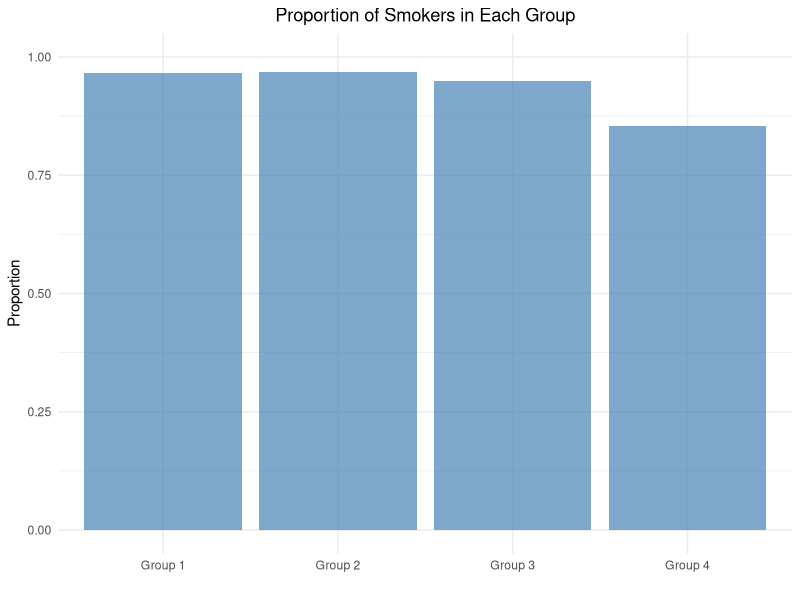
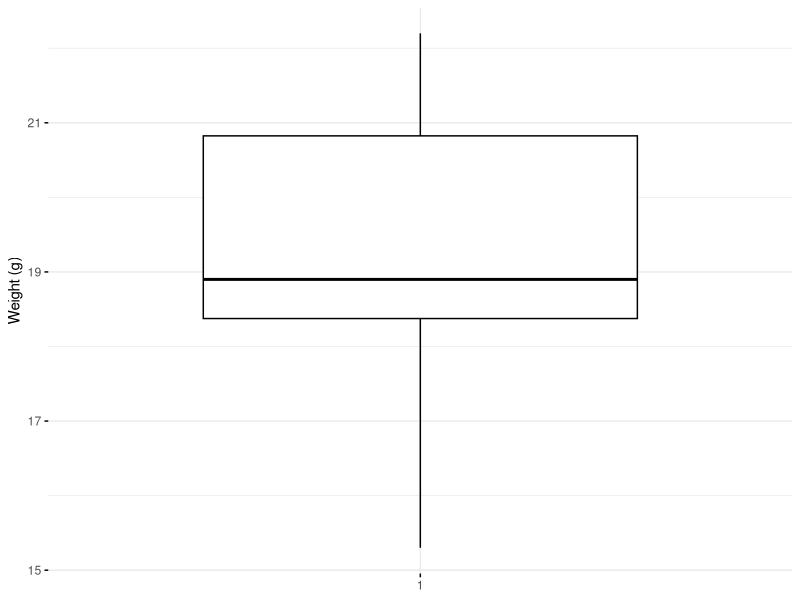
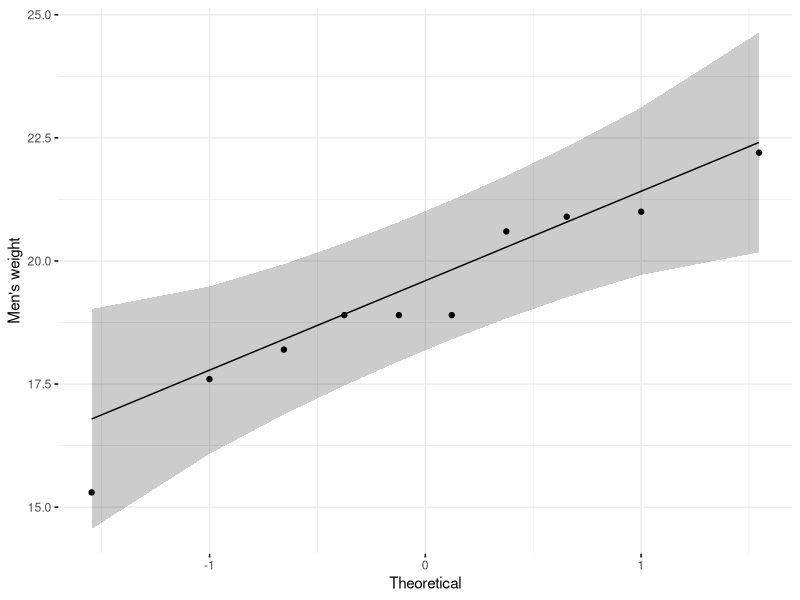
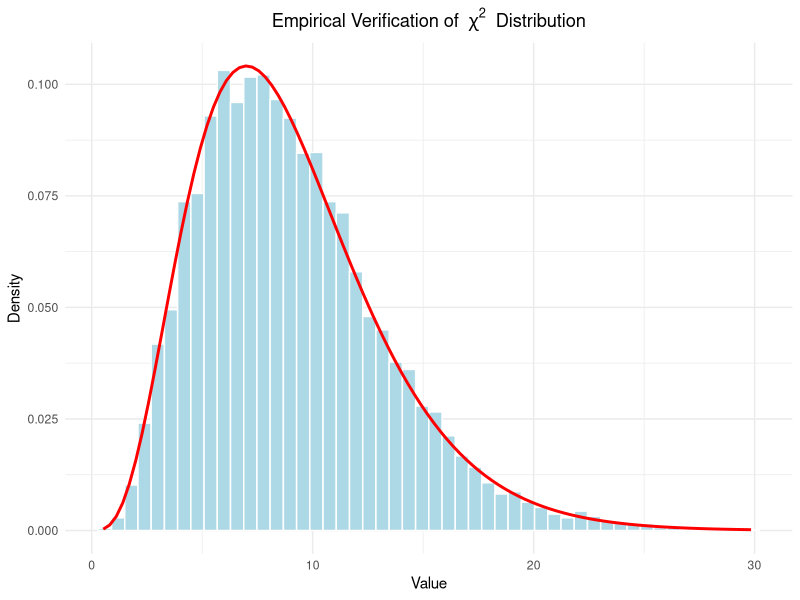
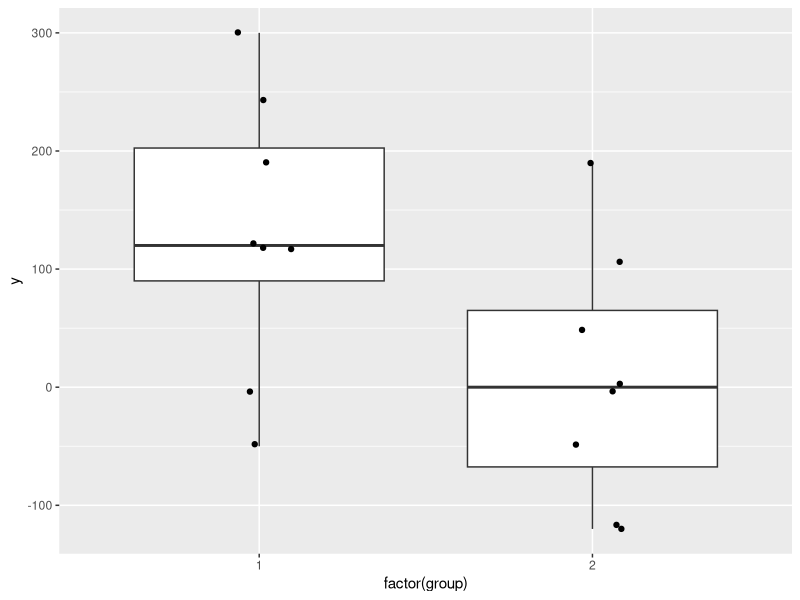
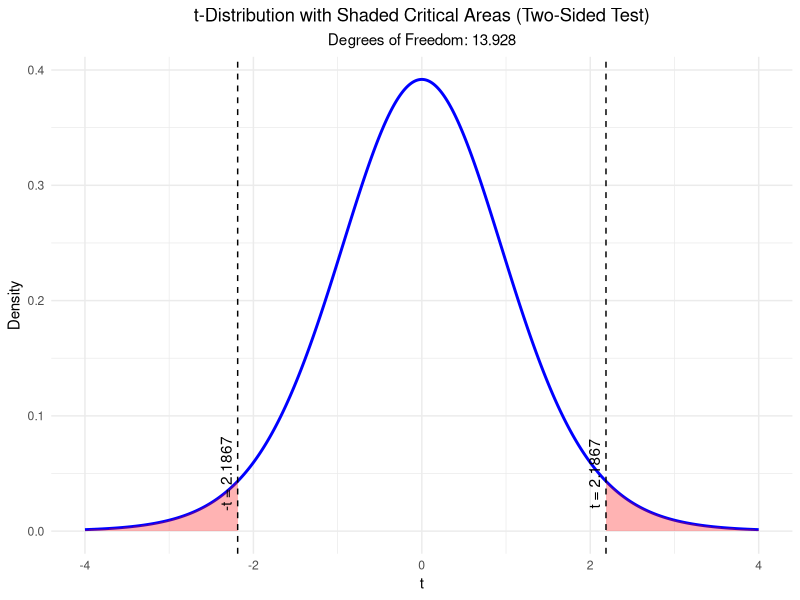

Reproduce these figures in R, in order.
## ---- chunk 1
# binomial test
binom.test(137, 1000, p = 0.04, alternative = "greater")
## ---- chunk 2
binom.test(137, 1000, p = 0.04, alternative = "two.sided")
## ---- chunk 3
binom.test(137, 1000, p = 0.04, alternative = "two.sided", conf.level = 0.86)
## ---- chunk 4
set.seed(443)
heads <- rbinom(1, size = 100,
                prob = 0.5) # create a sample with known probability
prop.test(heads, 100,
          conf.level = 0.94, p = 0.5) # continuity correction TRUE by default
prop.test(heads, 100,
          correct = FALSE,
          conf.level = 0.94, p = 0.5) # no continuity correction
## ---- chunk 5
# Observed and expected values
heads <- 47  # Observed count of heads
total <- 100  # Total flips
p_null <- 0.5  # Null hypothesis proportion

# Observed proportion
p_observed <- heads / total

# Z-test statistic
Z <- (p_observed - p_null) / sqrt((p_null * (1 - p_null)) / total)

# Chi-squared test statistic
X_squared <- Z^2

# Print the results
Z
X_squared
## ---- chunk 6
library(tidyverse)
# Data from Fleiss (1981), p. 139.
# H0: The null hypothesis is that the four populations from which
#     the patients were drawn have the same true proportion of smokers.
# H1: The alternative is that this proportion is different in at
#     least one of the populations.

smokers  <- c(83, 90, 129, 70)
patients <- c(86, 93, 136, 82)
categories <- c("Group 1", "Group 2", "Group 3", "Group 4")

data.frame(
  Category = categories,
  Proportion = smokers / patients
) %>%
  ggplot(aes(x = Category, y = Proportion)) +
  geom_bar(stat = "identity", fill = "steelblue", alpha = 0.7) +
  labs(
    title = "Proportion of Smokers in Each Group",
    x = "",
    y = "Proportion"
  ) +
  ylim(0, 1) +
  theme_minimal() +
  theme(plot.title = element_text(hjust = 0.5))

prop.test(smokers, patients)
## ---- chunk 7
pchisq(12.6, df = 3, lower.tail = FALSE)
## ---- chunk 8
set.seed(1234)
my_data <- data.frame(
  name = paste0(rep("M_", 10), 1:10),
  weight = round(rnorm(10, 20, 2), 1)
)
head(my_data, 10)
summary(my_data$weight)

library(ggpubr)
ggboxplot(my_data$weight,
          ylab = "Weight (g)", xlab = FALSE,
          ggtheme = theme_minimal())

ggqqplot(my_data$weight, ylab = "Men's weight",
         ggtheme = theme_minimal())

t.test(my_data$weight, mu = 25,
       alternative = "two.sided", conf.level = 0.94)

t.test(my_data$weight, mu = 25,
       alternative = "less", conf.level = 0.94)

t.test(my_data$weight, mu = 25,
       alternative = "greater", conf.level = 0.94)
## ---- chunk 9
pt(-9.078319, df = 9) * 2 # two-sided
## ---- chunk 10
# Load necessary libraries
library(ggplot2)

# Parameters
n <- 10            # Sample size
mu_0 <- 25         # Mean under null hypothesis
sigma <- 1         # Standard deviation
num_simulations <- 10000  # Number of simulations

# Simulations
set.seed(42)  # For reproducibility
chi_squared_values <- numeric(num_simulations)

for (i in 1:num_simulations) {
  # Generate random sample
  sample <- rnorm(n, mean = mu_0, sd = sigma)
  # Calculate sample variance
  sample_variance <- var(sample)
  # Calculate chi-squared value
  chi_squared_values[i] <- (n - 1) * sample_variance / sigma^2
}

data.frame(chi_squared = chi_squared_values) %>%
  ggplot(aes(x = chi_squared)) +
  geom_histogram(aes(y = after_stat(density)), bins = 50,
                 fill = "lightblue", color = "white") +
  stat_function(fun = dchisq, args = list(df = n - 1),
                color = "red", linewidth = 1) +
  labs(
    title = expression("Empirical Verification of " ~ chi^2 ~ " Distribution"),
    x = "Value",
    y = "Density"
  ) +
  theme_minimal() +
  theme(
    plot.title = element_text(hjust = 0.5)
  )
## ---- chunk 11
(y1 <- c(-.5, 0, 1.2, 1.2, 1.2, 1.9, 2.4, 3) * 100)
(y2 <- c(-1.2, -1.2, -.5, 0, 0, .5, 1.1, 1.9) * 100)

length(y1)
length(y2)

data <- data.frame(y1, y2)
psych::describe(data)

# Boxplot:
data.frame(y = c(y1, y2), group = c(rep(1, 8), rep(2, 8))) %>%
  ggplot(aes(x = factor(group), y = y)) +  # Use factor for discrete x-axis
  geom_boxplot() +                        # Add boxplot layer
  geom_jitter(width = 0.1)                # Add jitter for individual
# -> Visually, there seems to be a difference between the two groups.

t.test(y1, y2, conf.level = 0.93)
## ---- chunk 12
# Load ggplot2
library(ggplot2)

# Define degrees of freedom
df <- 13.928

# Define the range for x and the critical t-values
x <- seq(-4, 4, length.out = 500)
critical_t <- 2.1867

# Create a data frame with x and corresponding density values
t_dist <- data.frame(
  x = x,
  density = dt(x, df)
)

# Plot the t-distribution with shaded tail areas
ggplot(t_dist, aes(x = x, y = density)) +
  # Add the main t-distribution curve
  geom_line(linewidth = 1, color = "blue") +
  # Add shaded areas below the curve outside the critical t-values
  geom_ribbon(
    data = subset(t_dist, x < -critical_t),
    aes(ymin = 0, ymax = density),
    fill = "red",
    alpha = 0.3
  ) +
  geom_ribbon(
    data = subset(t_dist, x > critical_t),
    aes(ymin = 0, ymax = density),
    fill = "red",
    alpha = 0.3
  ) +
  # Add vertical lines for the critical t-values
  geom_vline(xintercept = c(-critical_t, critical_t),
             linetype = "dashed", color = "black") +
  # Annotate the critical t-values
  annotate("text", x = -critical_t, y = 0.05,
           label = paste0("-t = ", critical_t), angle = 90, vjust = -0.5) +
  annotate("text", x = critical_t, y = 0.05,
           label = paste0("t = ", critical_t), angle = 90, vjust = -0.5) +
  # Add labels and style
  labs(
    title = "t-Distribution with Shaded Critical Areas (Two-Sided Test)",
    subtitle = paste("Degrees of Freedom:", df),
    x = "t",
    y = "Density"
  ) +
  theme_minimal() +
  theme(
    plot.title = element_text(hjust = 0.5),  # Center the title
    plot.subtitle = element_text(hjust = 0.5)  # Center the subtitle
  )

# p-value manually:
pt(-2.1867, df) * 2
## ---- chunk 13
library(knitr)

# Define the data
data <- data.frame(
  "Decision about null hypothesis (H0)" = c("Not reject", "Reject"),
  "Null hypothesis (H0) is true" = c(
    "Correct inference (true negative)\n(probability = 1 - α)",
    "Type I error (false positive)\n(probability = α)"
  ),
  "Null hypothesis (H0) is false" = c(
    "Type II error (false negative)\n(probability = β)",
    "Correct inference (true positive)\n(probability = 1 - β)"
  )
)

# Render the table
kable(data, format = "html", align = "c", row.names = FALSE,
      col.names = c("Decision about null hypothesis (H0)",
                    "Null hypothesis (H0) is true",
                    "Null hypothesis (H0) is false"))
